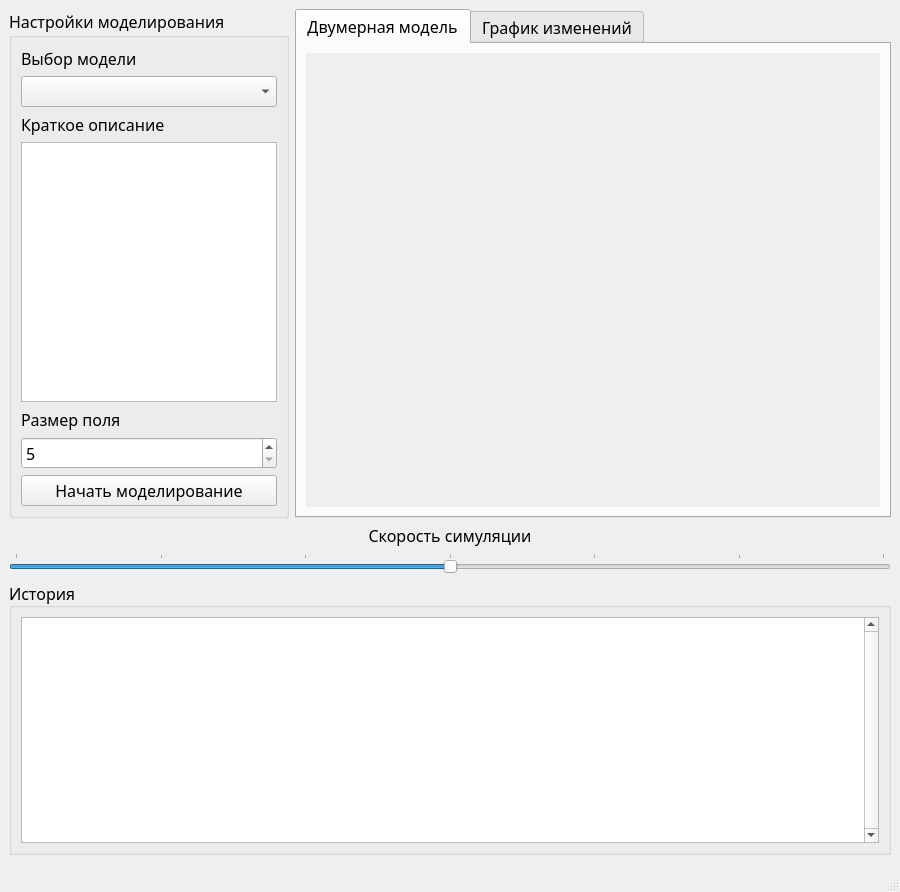
<?xml version="1.0" encoding="UTF-8"?>
<ui version="4.0">
 <class>MainWindow</class>
 <widget class="QMainWindow" name="MainWindow">
  <property name="windowModality">
   <enum>Qt::WindowModal</enum>
  </property>
  <property name="geometry">
   <rect>
    <x>0</x>
    <y>0</y>
    <width>900</width>
    <height>892</height>
   </rect>
  </property>
  <property name="sizePolicy">
   <sizepolicy hsizetype="Fixed" vsizetype="Fixed">
    <horstretch>0</horstretch>
    <verstretch>0</verstretch>
   </sizepolicy>
  </property>
  <property name="minimumSize">
   <size>
    <width>900</width>
    <height>821</height>
   </size>
  </property>
  <property name="font">
   <font>
    <family>Franklin Gothic Book</family>
    <pointsize>12</pointsize>
   </font>
  </property>
  <property name="windowTitle">
   <string>Симулятор двумерных моделей</string>
  </property>
  <property name="toolButtonStyle">
   <enum>Qt::ToolButtonIconOnly</enum>
  </property>
  <property name="animated">
   <bool>true</bool>
  </property>
  <property name="documentMode">
   <bool>false</bool>
  </property>
  <property name="tabShape">
   <enum>QTabWidget::Rounded</enum>
  </property>
  <property name="dockNestingEnabled">
   <bool>true</bool>
  </property>
  <property name="dockOptions">
   <set>QMainWindow::AllowNestedDocks|QMainWindow::AllowTabbedDocks|QMainWindow::AnimatedDocks</set>
  </property>
  <widget class="QWidget" name="centralwidget">
   <property name="minimumSize">
    <size>
     <width>425</width>
     <height>0</height>
    </size>
   </property>
   <property name="autoFillBackground">
    <bool>false</bool>
   </property>
   <layout class="QVBoxLayout" name="verticalLayout_3">
    <item>
     <layout class="QHBoxLayout" name="horizontalLayout_3">
      <property name="sizeConstraint">
       <enum>QLayout::SetMaximumSize</enum>
      </property>
      <item>
       <widget class="QGroupBox" name="groupBox1">
        <property name="sizePolicy">
         <sizepolicy hsizetype="Fixed" vsizetype="Preferred">
          <horstretch>0</horstretch>
          <verstretch>0</verstretch>
         </sizepolicy>
        </property>
        <property name="minimumSize">
         <size>
          <width>272</width>
          <height>509</height>
         </size>
        </property>
        <property name="font">
         <font>
          <family>Franklin Gothic Medium</family>
          <pointsize>12</pointsize>
          <italic>false</italic>
         </font>
        </property>
        <property name="title">
         <string>Настройки моделирования</string>
        </property>
        <property name="alignment">
         <set>Qt::AlignLeading|Qt::AlignLeft|Qt::AlignTop</set>
        </property>
        <property name="flat">
         <bool>false</bool>
        </property>
        <property name="checkable">
         <bool>false</bool>
        </property>
        <layout class="QVBoxLayout" name="verticalLayout">
         <item>
          <widget class="QLabel" name="label1">
           <property name="font">
            <font>
             <family>Franklin Gothic Book</family>
             <pointsize>12</pointsize>
             <italic>false</italic>
            </font>
           </property>
           <property name="text">
            <string>Выбор модели</string>
           </property>
          </widget>
         </item>
         <item>
          <widget class="QComboBox" name="modelSelector">
           <property name="font">
            <font>
             <family>Franklin Gothic Book</family>
             <pointsize>12</pointsize>
             <italic>true</italic>
            </font>
           </property>
          </widget>
         </item>
         <item>
          <widget class="QLabel" name="label2">
           <property name="font">
            <font>
             <family>Franklin Gothic Book</family>
             <pointsize>12</pointsize>
             <italic>false</italic>
            </font>
           </property>
           <property name="text">
            <string>Краткое описание</string>
           </property>
          </widget>
         </item>
         <item>
          <widget class="QTextBrowser" name="modelText"/>
         </item>
         <item>
          <widget class="QLabel" name="label3">
           <property name="font">
            <font>
             <family>Franklin Gothic Book</family>
             <pointsize>12</pointsize>
             <italic>false</italic>
            </font>
           </property>
           <property name="text">
            <string>Размер поля</string>
           </property>
          </widget>
         </item>
         <item>
          <layout class="QHBoxLayout" name="horizontalLayout">
           <item>
            <widget class="QSpinBox" name="spinSize">
             <property name="minimum">
              <number>5</number>
             </property>
             <property name="maximum">
              <number>30</number>
             </property>
            </widget>
           </item>
          </layout>
         </item>
         <item>
          <widget class="QPushButton" name="btnStart">
           <property name="text">
            <string>Начать моделирование</string>
           </property>
          </widget>
         </item>
        </layout>
       </widget>
      </item>
      <item>
       <widget class="QTabWidget" name="tabWidget">
        <property name="currentIndex">
         <number>0</number>
        </property>
        <widget class="QWidget" name="tab_cells">
         <attribute name="title">
          <string>Двумерная модель</string>
         </attribute>
         <layout class="QGridLayout" name="gridLayout_2">
          <item row="0" column="0">
           <widget class="QWidget" name="widget" native="true">
            <property name="autoFillBackground">
             <bool>true</bool>
            </property>
            <layout class="QGridLayout" name="gridLayout"/>
           </widget>
          </item>
         </layout>
        </widget>
        <widget class="QWidget" name="tab_graph">
         <attribute name="title">
          <string>График изменений</string>
         </attribute>
         <layout class="QGridLayout" name="gridLayout_3"/>
        </widget>
       </widget>
      </item>
     </layout>
    </item>
    <item>
     <widget class="QLabel" name="label">
      <property name="layoutDirection">
       <enum>Qt::LeftToRight</enum>
      </property>
      <property name="text">
       <string>Скорость симуляции</string>
      </property>
      <property name="alignment">
       <set>Qt::AlignCenter</set>
      </property>
     </widget>
    </item>
    <item>
     <widget class="QSlider" name="horizontalSlider">
      <property name="minimum">
       <number>0</number>
      </property>
      <property name="maximum">
       <number>6</number>
      </property>
      <property name="pageStep">
       <number>1</number>
      </property>
      <property name="value">
       <number>3</number>
      </property>
      <property name="tracking">
       <bool>true</bool>
      </property>
      <property name="orientation">
       <enum>Qt::Horizontal</enum>
      </property>
      <property name="invertedAppearance">
       <bool>false</bool>
      </property>
      <property name="invertedControls">
       <bool>false</bool>
      </property>
      <property name="tickPosition">
       <enum>QSlider::TicksAbove</enum>
      </property>
     </widget>
    </item>
    <item>
     <widget class="QGroupBox" name="groupBox2">
      <property name="minimumSize">
       <size>
        <width>400</width>
        <height>200</height>
       </size>
      </property>
      <property name="font">
       <font>
        <family>Franklin Gothic Medium</family>
        <pointsize>12</pointsize>
        <italic>false</italic>
       </font>
      </property>
      <property name="title">
       <string>История</string>
      </property>
      <property name="alignment">
       <set>Qt::AlignBottom|Qt::AlignLeading|Qt::AlignLeft</set>
      </property>
      <property name="flat">
       <bool>false</bool>
      </property>
      <property name="checkable">
       <bool>false</bool>
      </property>
      <layout class="QVBoxLayout" name="verticalLayout_2">
       <item>
        <widget class="QTextBrowser" name="textHistory">
         <property name="verticalScrollBarPolicy">
          <enum>Qt::ScrollBarAlwaysOn</enum>
         </property>
         <property name="horizontalScrollBarPolicy">
          <enum>Qt::ScrollBarAlwaysOff</enum>
         </property>
         <property name="sizeAdjustPolicy">
          <enum>QAbstractScrollArea::AdjustIgnored</enum>
         </property>
        </widget>
       </item>
      </layout>
     </widget>
    </item>
   </layout>
  </widget>
  <widget class="QStatusBar" name="statusbar"/>
  <widget class="QMenuBar" name="menuBar">
   <property name="geometry">
    <rect>
     <x>0</x>
     <y>0</y>
     <width>900</width>
     <height>27</height>
    </rect>
   </property>
  </widget>
 </widget>
 <resources/>
 <connections/>
</ui>
